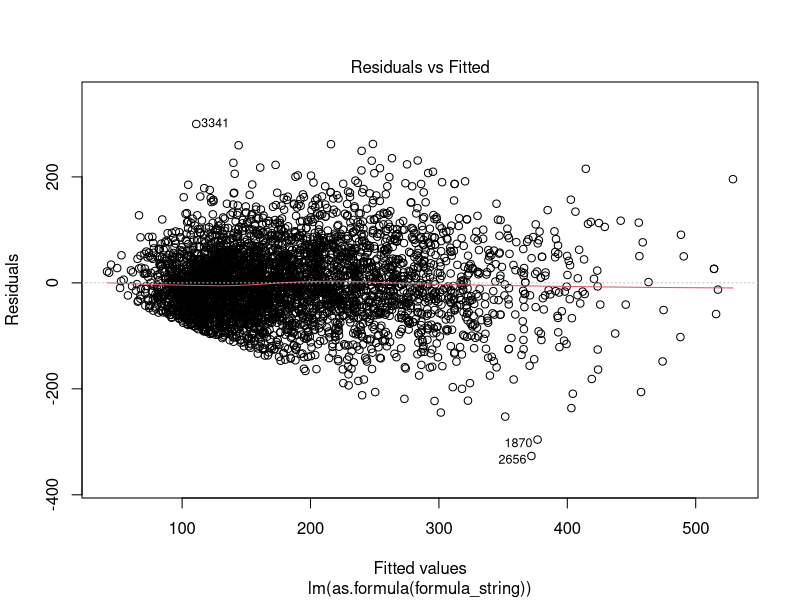
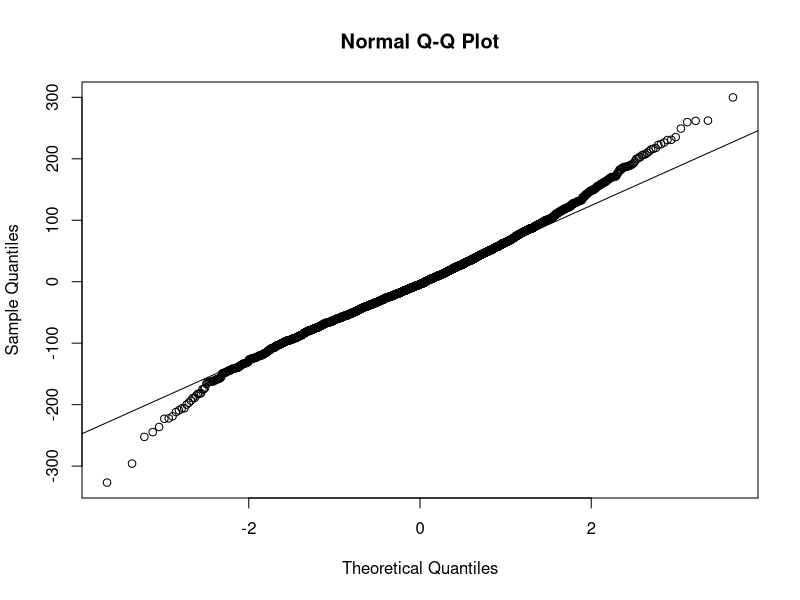
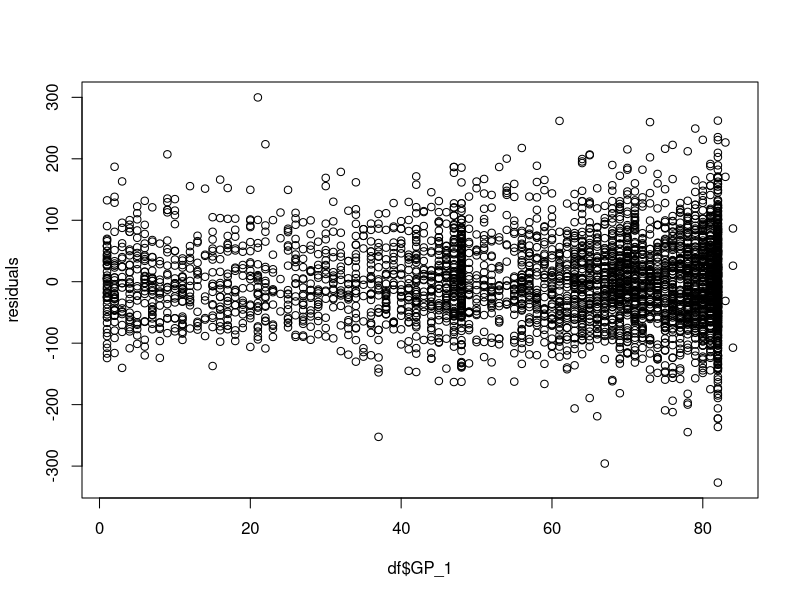
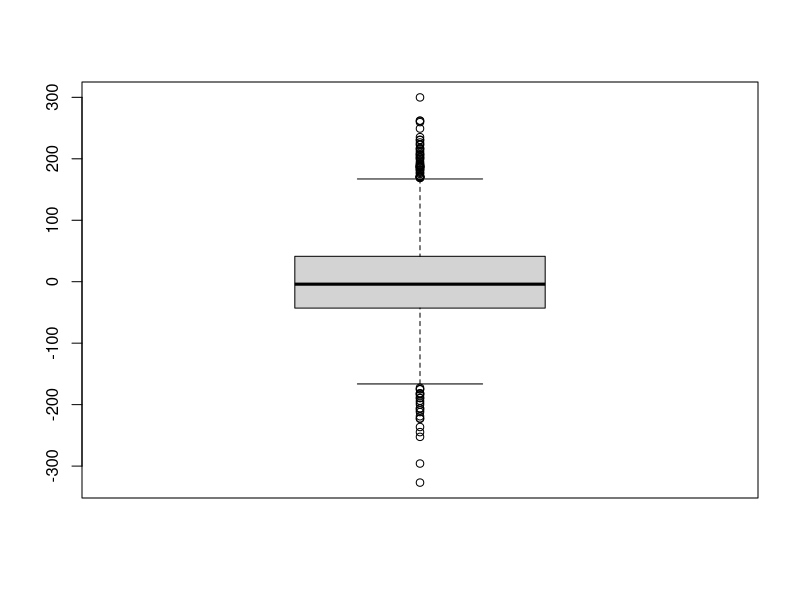
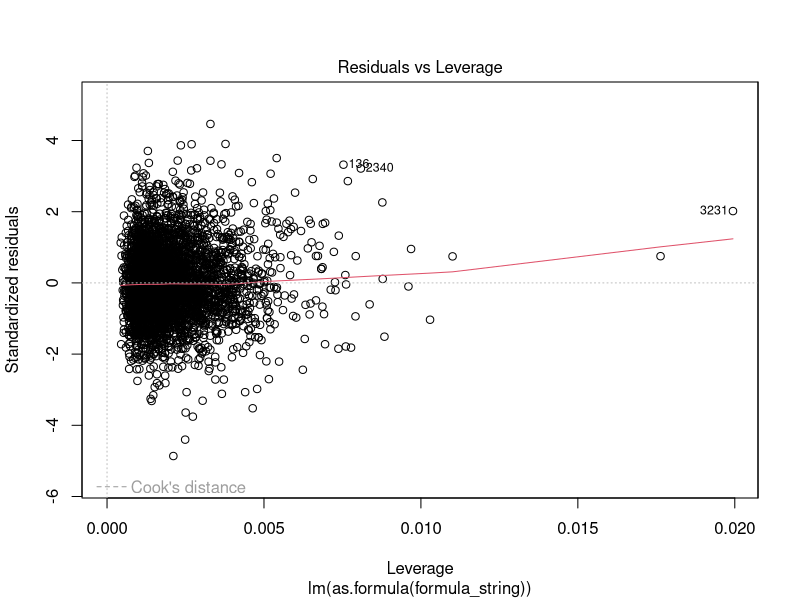

Reproduce these figures in R, in order.
## ---- chunk 1
knitr::opts_chunk$set(echo = TRUE)
## ---- chunk 2
class(df)


df <- read.csv("Time Series Dataset - Filtered.csv")
test_df <- read.csv("Predictions - Time Series.csv")

## ---- chunk 3



colnames(df) <- c("Player_id_1", "Rk_1", "Name_1", "Team_1", "Age_1", "Relative_Age_1", "GP_1", "G_1", "A_1", "PPG_1", "SHG_1", "GWG_1", "PPA_1", "SHA_1", "SHOTS_1", "HITS_1", "BS_1", "Year_1", "FantasyPoints_1", "NextYearId_1", "NextYearFPs_1",
"Player_id_2", "Rk_2", "Name_2", "Team_2", "Age_2", "GP_2", "G_2", "A_2", "PPG_2", "SHG_2", "GWG_2", "PPA_2", "SHA_2", "SHOTS_2", "HITS_2", "BS_2", "Year_2", "FantasyPoints_2", "NextYearId_2", "NextYearFPs_2",
"Player_id_3", "Rk_3", "Name_3", "Team_3", "Age_3", "GP_3", "G_3", "A_3", "PPG_3", "SHG_3", "GWG_3", "PPA_3", "SHA_3", "SHOTS_3", "HITS_3", "BS_3", "Year_3", "FantasyPoints_3", "NextYearId_3", "NextYearFPs_3")

# Define the response variable
y <- df$NextYearFPs_3

# Fit a linear regression model with selected regressors
selected_regressors <- c( "Relative_Age_1", "GP_1","FantasyPoints_1", "GP_2", "FantasyPoints_2", "GP_3", "FantasyPoints_3")

# Include only the selected regressors in the formula
formula_string <- paste("y ~", paste(selected_regressors, collapse = " + "))

# Fit a linear regression model with selected regressors
model <- lm(as.formula(formula_string), data = df)

# View regression summary
summary(model)

anova(model)


## ---- chunk 4
residuals <- resid(model)
# Residual Plot:
# Residual plot to visually inspect the distribution of residuals and identify 
plot(model, which = 1)

# Normality Check:
# Check for the normality of residuals using a Q-Q plot:
qqnorm(residuals)
qqline(residuals)

# Homoscedasticity Check:
# Check for constant variance (homoscedasticity) by plotting residuals against the predictor variable
plot(df$GP_1, residuals)

# Check for Outliers:
# Identify potential outliers by examining the residuals. 
boxplot(residuals)
plot(model, which = 5)  # Leverage plot

# Influence Points:
# Identify influential observations using Cook's distance:
infl <- influence.measures(model)
# plot(infl, which = 4)  # Cook's distance plot
## ---- chunk 5
predictions <- predict(model, newdata = test_df)

# Combine the original data with the predictions
result_data <- cbind(test_df, Predictions = predictions)

# Specify the file path for the CSV file
csv_file_path <- "predictions - Time Series.csv"

# Export the combined data to a CSV file
write.csv(result_data, file = csv_file_path, row.names = FALSE)

